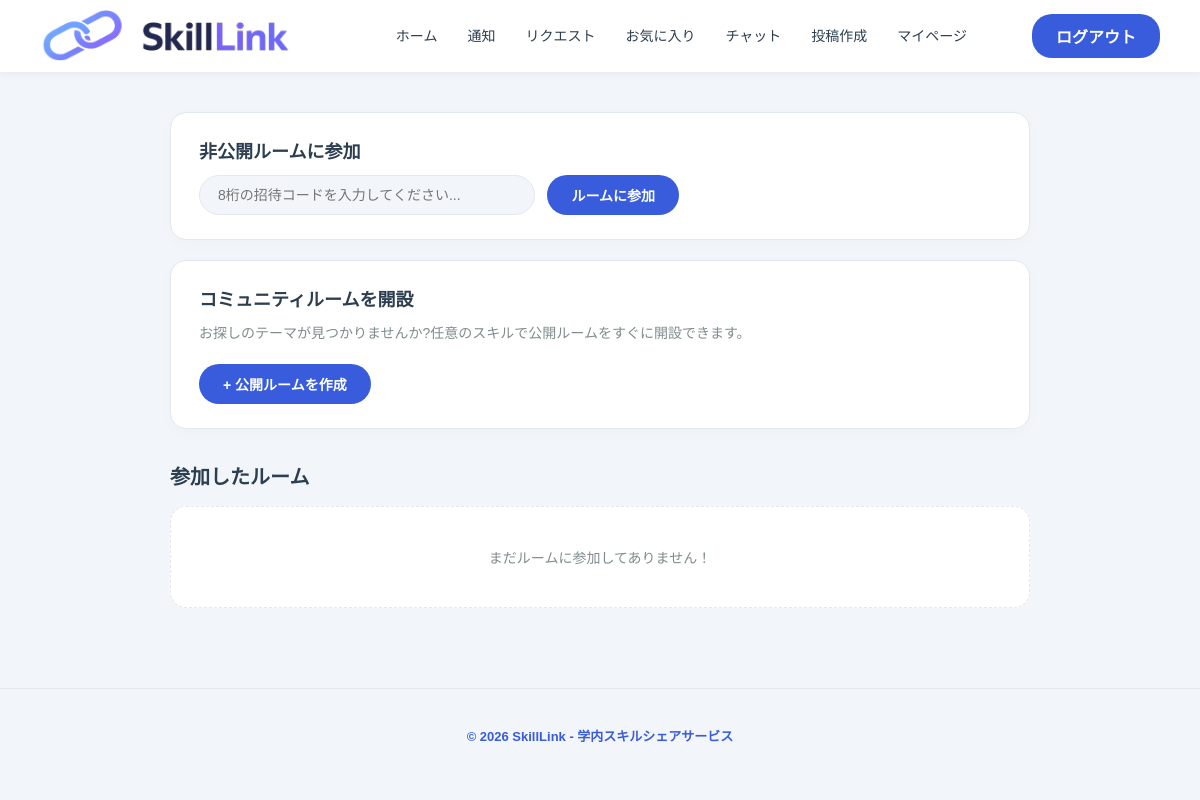
/my-room-access (signed in), run on an earlier commit of the app's database.
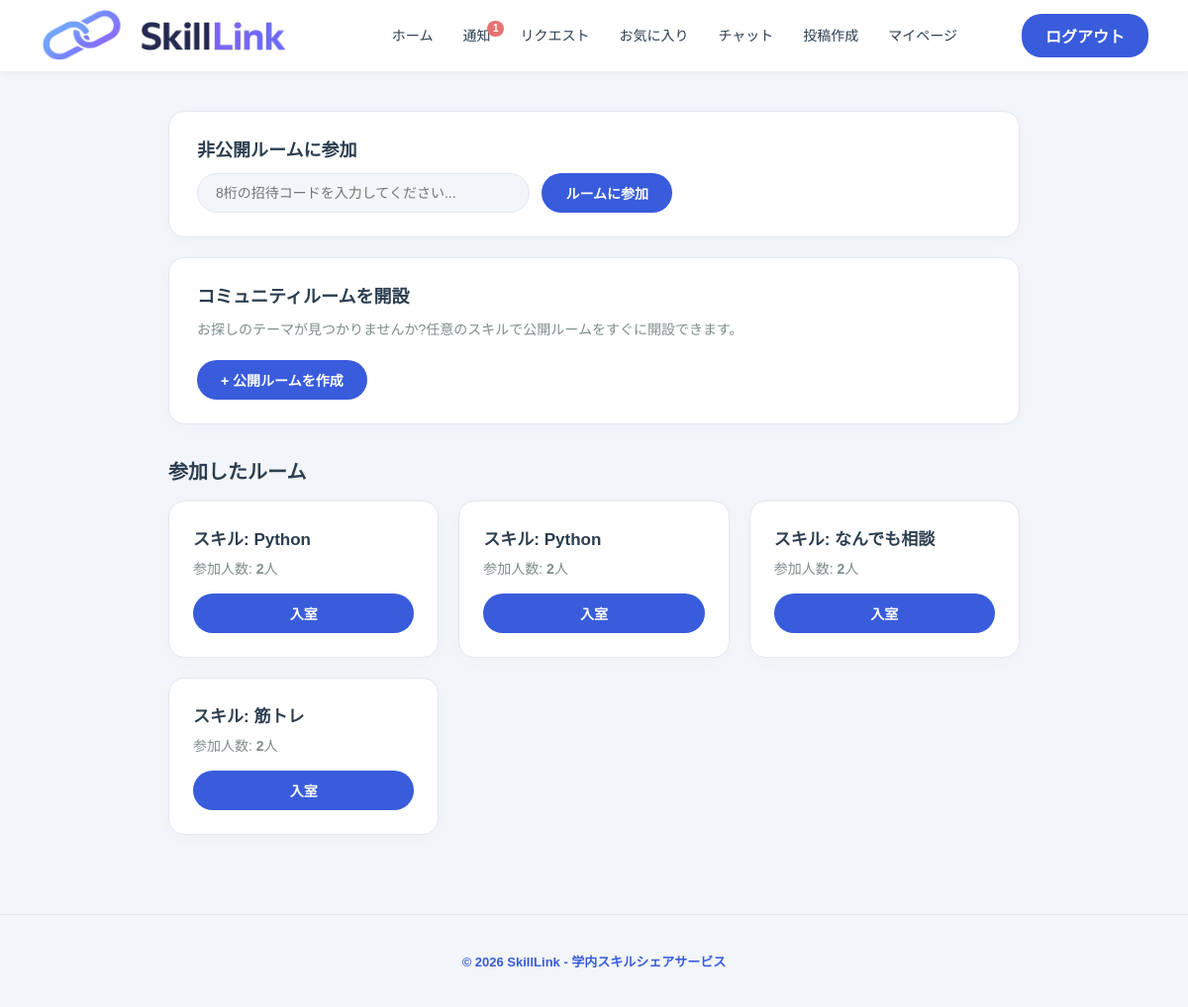
And on a later commit of the database.
### tables this page shows
CREATE TABLE rooms (
        room_id INTEGER PRIMARY KEY AUTOINCREMENT,
        skill_id INTEGER,
        created_by INTEGER,
        is_public INTEGER DEFAULT 0,
        created_at TIMESTAMP DEFAULT CURRENT_TIMESTAMP);

CREATE TABLE skills (skill_id INTEGER PRIMARY KEY AUTOINCREMENT, skill_name TEXT NOT NULL, category_id INTEGER NOT NULL , FOREIGN KEY(category_id) REFERENCES categories(category_id), UNIQUE (skill_name, category_id));

### routes/chat.py (the view)
@chat.route('/my-room-access')
def list_my_room_access():
    user_id = session.get('user_id')
    if not user_id:
        return redirect('/login')
    db = get_db()
    access_rooms = db.execute(
        """
        SELECT rooms.room_id, rooms.is_public, rooms.created_by, skills.skill_name,
               (SELECT COUNT(*) FROM room_members WHERE room_id = rooms.room_id) AS total_members
        FROM rooms
        INNER JOIN room_members ON rooms.room_id = room_members.room_id
        LEFT JOIN skills ON rooms.skill_id = skills.skill_id
        WHERE room_members.user_id = ?
    """,
        (user_id,),
    ).fetchall()
    return render_template('my_rooms.html', access_rooms=access_rooms)

### app.py (called while the page is built)
@app.after_request
def add_header(response):
    response.headers['Cache-Control'] = 'no-store, no-cache, must-revalidate, post-check=0, pre-check=0, max-age=0'
    response.headers['Pragma'] = 'no-cache'
    response.headers['Expires'] = '0'
    return response

@app.context_processor
def inject_unread_notifications():
    if 'user_id' in session:
        db = get_db()
        count = db.execute(
            "SELECT COUNT(*) FROM notifications WHERE user_id = ? AND is_read = 0",
            (session['user_id'],)
        ).fetchone()[0]
        return {'unread_notifications': count}
    return {'unread_notifications': 0}

### routes/auth.py (called while the page is built)
def connect_db():
    rv = sqlite3.connect(DATABASE, timeout=20.0)
    rv.row_factory = sqlite3.Row  # カラム名でのデータ取得を可能にする設定
    return rv

def get_db():
    if not hasattr(g, 'sqlite_db'):
        g.sqlite_db = connect_db()
    return g.sqlite_db

### templates/my_rooms.html (shortened to what this page needs)
<!DOCTYPE html>
<html lang="ja">
<head>
    <link rel="stylesheet" href="{{ url_for('static', filename='css/header.css') }}">
    <link rel="stylesheet" href="{{ url_for('static', filename='css/variables.css') }}">
    <link rel="stylesheet" href="{{ url_for('static', filename='css/footer.css') }}">
    <link rel="stylesheet" href="{{ url_for('static', filename='css/my_rooms.css') }}">
</head>
<body>
    {% include 'header.html' %}
    <div class="container">
        <div class="action-row">
            <div class="action-section">
                <h3>非公開ルームに参加</h3>
                <form action="{{ url_for('chat.join_private_room') }}" method="POST" class="action-form">
                    <input type="text" name="room_code" placeholder="8桁の招待コードを入力してください..." required autocomplete="off">
                    <button type="submit" class="btn">ルームに参加</button>
                </form>
            </div>
            <div class="action-section">
                <h3>コミュニティルームを開設</h3>
                <p>お探しのテーマが見つかりませんか?任意のスキルで公開ルームをすぐに開設できます。</p>
                <a href="{{ url_for('chat.show_create_room_form') }}" class="btn btn-secondary btn-block">
                    + 公開ルームを作成
                </a>
            </div>
        </div>
        <h2>参加したルーム</h2>
        {% if access_rooms %}
            <div class="rooms-grid">
                {% for room in access_rooms %}
                    <div class="room-card">
                        <div>
                            <h3>スキル: {{ room.skill_name if room.skill_name else "総合交流" }}</h3>
                            <p>参加人数: <strong>{{ room.total_members }}</strong>人</p>
                        </div>
                        <a href="{{ url_for('chat.access_room', room_id=room.room_id) }}" class="btn btn-block">
                            入室
                        </a>
                    </div>
                {% endfor %}
            </div>
        {% else %}
            <p class="empty-state">
                まだルームに参加してありません！
            </p>
        {% endif %}
    </div>
    {% include 'footer.html' %}
</body>
</html>

What changed in the data, as far as the page shows it:
now on this page (row edited): rooms: skill_name "Python", total_members "2"
added rooms: skill_name "Python", total_members "2"
added rooms: skill_name "なんでも相談", total_members "2"
added rooms: skill_name "筋トレ", total_members "2"
Also different on the page:
{{ unread_notifications }}: (not shown) → "1"
text no longer shown: "まだルームに参加してありません！"
